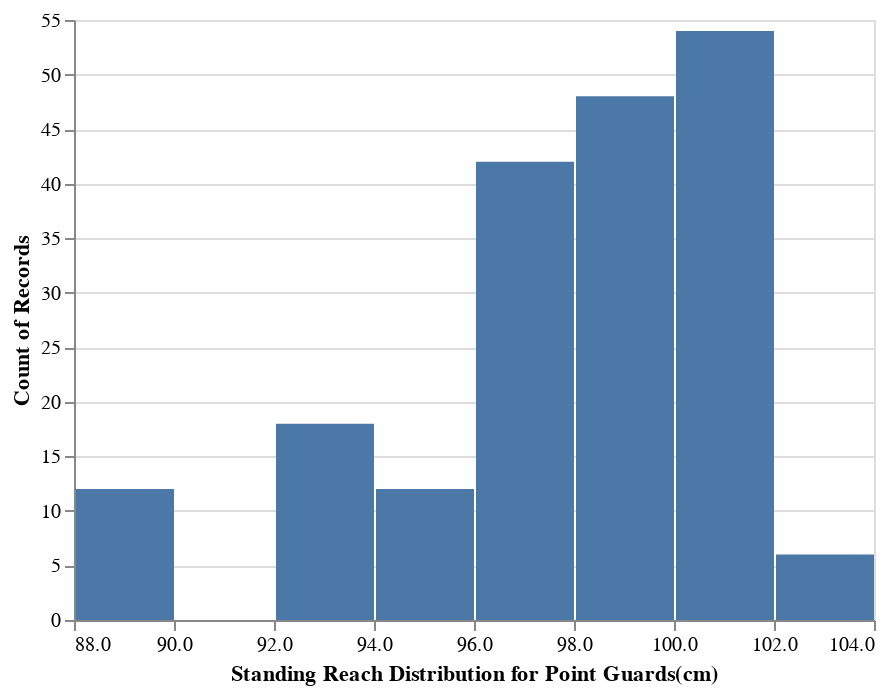

Notebook source saved alongside this figure:
### Code cell
#Let's visualize the distribution of standing reach amongst point guards

POINTGUARD_FILTER =  allclasses['POSITION'] == 'PG'

allclasses_pointguards= allclasses[POINTGUARD_FILTER]

base = alt.Chart(allclasses_pointguards).properties()

bar = base.mark_bar().encode(
    x=alt.X('STANDING_REACH', bin=True, title='Standing Reach Distribution for Point Guards(cm)'),
    y='count()'
)



bar

### Figure 1 — Vega-Lite specification as saved in the notebook (floating-point values rounded to 4 significant figures; data arrays with more than 128 entries replaced by an {"elided": "..."} marker saying what was removed)
{"config": {"view": {"continuousWidth": 400, "continuousHeight": 300}}, "data": {"name": "data-b5c4bfb7f43d7bdb4b7eb2acbffa3264"}, "mark": "bar", "encoding": {"x": {"type": "quantitative", "bin": true, "field": "STANDING_REACH", "title": "Standing Reach Distribution for Point Guards(cm)"}, "y": {"type": "quantitative", "aggregate": "count"}}, "$schema": "https://vega.github.io/schema/vega-lite/v4.8.1.json", "datasets": {"data-b5c4bfb7f43d7bdb4b7eb2acbffa3264": {"elided": "192 records"}}}
